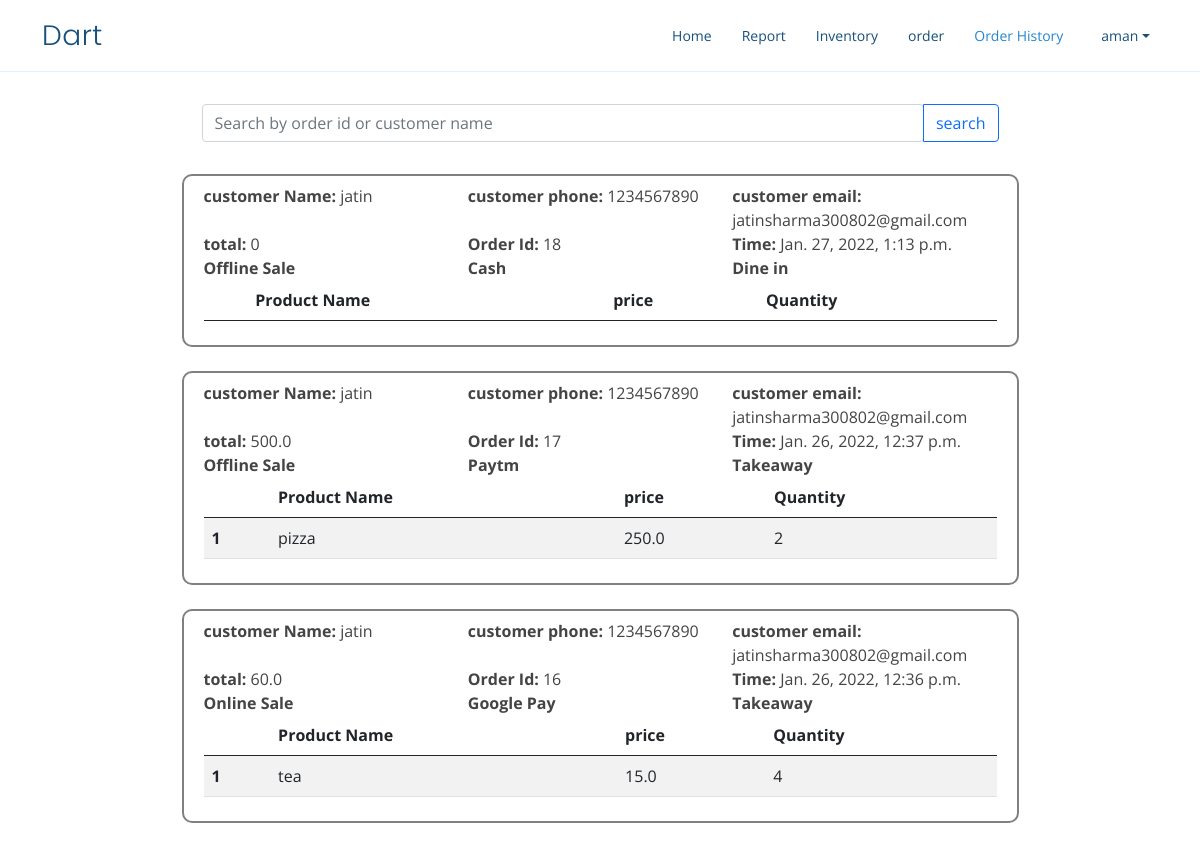
The page /order-history (signed in, upper part) on the database as committed earlier.
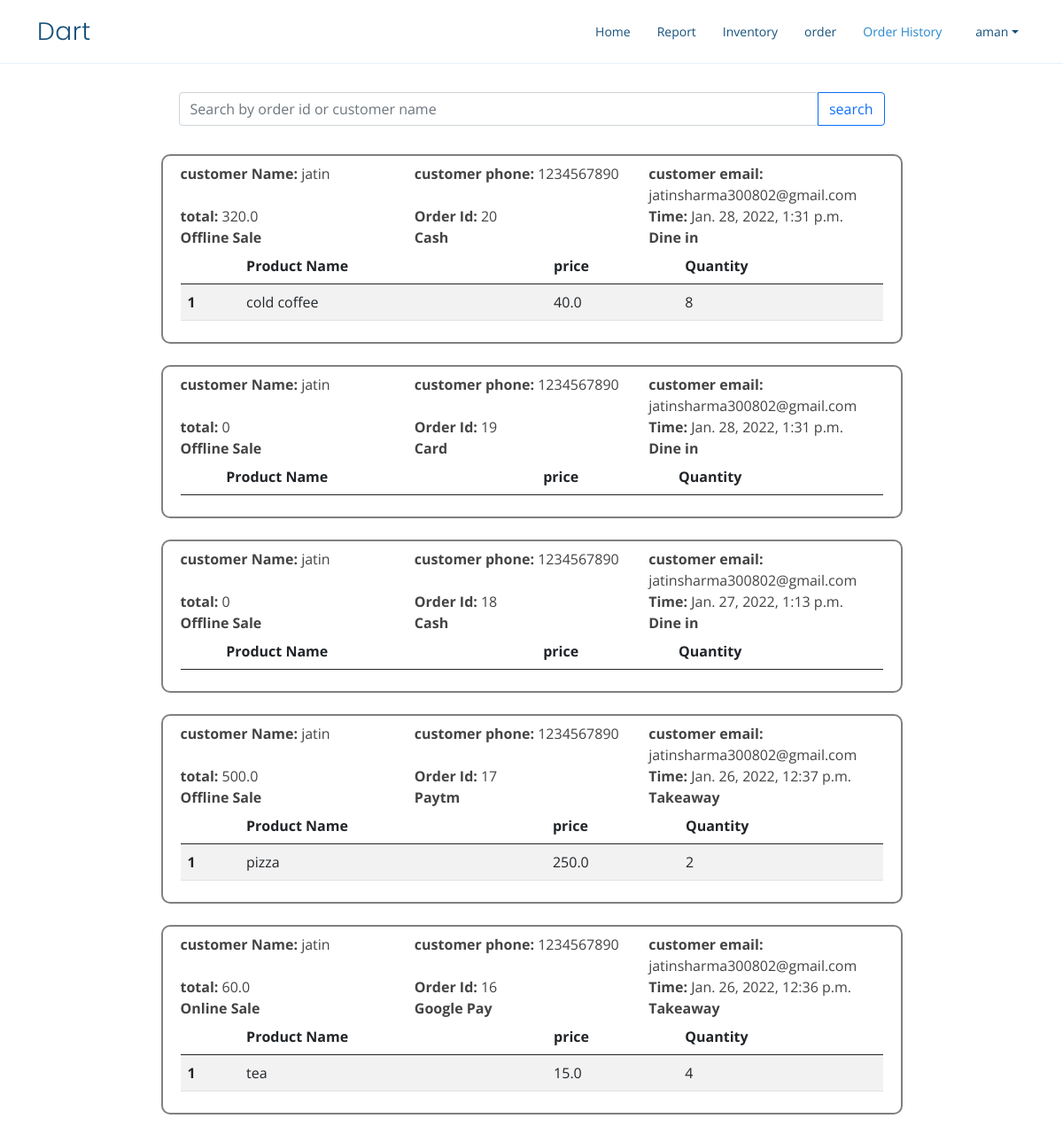
The same page on the database as committed later.
### home/models.py (models this page shows, shortened)
class Order(models.Model):
    user=models.ForeignKey(User,on_delete=models.CASCADE,related_name='order')
    customer = models.ForeignKey(Customer,on_delete=models.SET_NULL,null=True)
    date_created = models.DateTimeField(auto_now_add=True, null=True)
    saleChoices=(
        ('Online Sale','Online Sale'),
        ('Offline Sale','Offline Sale')
    )
    saleType=models.CharField(choices=saleChoices,default='Offline Sale',max_length=15)
    orderStateChoices=(
        ('Dine in','Dine in'),
        ('Takeaway','Takeaway')
    )
    orderState=models.CharField(choices=orderStateChoices,default='Dine in',max_length=15)
    paymentChoices=(
        ('Cash','Cash'),
        ('Amazon Pay','Amazon Pay'),
        ('Google Pay','Google Pay'),
        ('Paytm','Paytm'),
        ('Card','Card')
    )
    payment_method=models.CharField(choices=paymentChoices,default='Cash',max_length=15)
    objects=OrderManager()
    def total(self):
        totalAmount=0
        for orderProduct in self.orderProducts.all():
            totalAmount+=orderProduct.TotalCostProduct()
        return totalAmount

class Customer(models.Model):
    user=models.ForeignKey(User,on_delete=models.CASCADE)
    name = models.CharField(max_length=200, null=True)
    phone = models.CharField(max_length=200, null=True)
    email = models.CharField(max_length=200, null=True,blank=True)
    date_created = models.DateTimeField(auto_now_add=True, null=True)

class OrderProduct(models.Model):
    order=models.ForeignKey(Order,on_delete=models.CASCADE,related_name='orderProducts')
    product=models.ForeignKey(Product,on_delete=models.SET_NULL,null=True,related_name='orderProducts')
    quantity = models.IntegerField(default=1)
    def TotalCostProduct(self):
        return self.product.price*self.quantity

class Product(models.Model):
    name = models.CharField(max_length=200, null=True)
    price = models.FloatField(null=True)
    description = models.CharField(max_length=200, null=True,blank=True)
    unit = models.CharField(max_length=50,null=True,blank=True)
    qty=models.DecimalField( max_digits=10, decimal_places=2)
    date_created = models.DateTimeField(auto_now_add=True, null=True)
    user=models.ForeignKey(User,on_delete=models.CASCADE,related_name='product')
    category=models.ForeignKey(ProductCategory,null=True,blank=True,on_delete=models.CASCADE)

### home/views.py (the view)
# urls.py: path('order-history', views.orderHistory,name='order-history'),
@login_required
def orderHistory(request,id=None):
    if id is None:
        orders=Order.objects.filter(user=request.user).order_by('-date_created')
    else:
        if id.isdigit():
            orders=Order.objects.filter(id=id)
        else:
            orders=Order.objects.filter(customer__name__icontains=id)
    param={'orders':orders}
    return render(request,'order-history.html',param)

### templates/order-history.html (shortened to what this page needs)
{% extends 'base.html' %}
{% block historyActive %}active{% endblock historyActive %}
{% block body %}
<div class="container">
  <div class="row w-75 my-4 px-2 py-2 orderDetails" style="border: none;">
    <div class="input-group">
      <input type="search" id="searchInput" class="form-control rounded" placeholder="Search by order id or customer name" aria-label="Search" aria-describedby="search-addon"/>
      <button type="button" id="searchBtn" onclick=changeUrl() class="btn btn-outline-primary">search</button>
    </div>
  </div>
    {% for order in orders %}
    <div class="row w-75 orderDetails my-4 px-2 py-2">
        <div class="row">
        <div class="col-sm"><b>customer Name: </b><span>{{order.customer.name}}</span></div>
        <div class="col-sm"><b>customer phone: </b><span>{{order.customer.phone}}</span></div>
        <div class="col-sm" id="email"><b>customer email: </b><span>{{order.customer.email}}</span></div>
        </div>
        <div class="row">
            <div class="col-sm-4">
              <b>total: </b><span>{{order.total}}</span>
            </div>
            <div class="col-sm-4">
              <b>Order Id: </b><span>{{order.id}}</span>
            </div>
            <div class="col-sm">
              <b>Time: </b><span>{{order.date_created}}</span>
            </div>
        </div>
        <div class="row">
          <div class="col-sm-4"><b>{{order.saleType}}</b></div>
          <div class="col-sm-4"><b>{{order.payment_method}}</b></div>
          <div class="col-sm-4"><b>{{order.orderState}}</b></div>
        </div>
        <div class="row mx-0">
            <table class="table table-striped table-hover">
                <thead>
                  <tr>
                    <th scope="col"></th>
                    <th scope="col">Product Name</th>
                    <th scope="col">price</th>
                    <th scope="col">Quantity</th>
                  </tr>
                </thead>
                <tbody>
                    {% for orderProduct in order.orderProducts.all %}
                  <tr>
                    <th scope="row">{{forloop.counter}}</th>
                    <td>{{orderProduct.product.name}}</td>
                    <td>{{orderProduct.product.price}}</td>
                    <td>{{orderProduct.quantity}}</td>
                  </tr>
                  {% endfor %}
                </tbody>
              </table>
        </div>
    </div>
    {% endfor %}
</div>
{% endblock body %}

Rows that differ between the two databases and show on the page:
added Order: customer.name "jatin", customer.phone "1234567890", customer.email "jatinsharma300802@gmail.com", total "320.0", id "20", date_created "Jan. 28, 2022, 1:31 p.m.", saleType "Offline Sale", payment_method "Cash", orderState "Dine in"
added OrderProduct: product.name "cold coffee", product.price "40.0", quantity "8", shown under "jatin"
added Order: customer.name "jatin", customer.phone "1234567890", customer.email "jatinsharma300802@gmail.com", total "0", id "19", date_created "Jan. 28, 2022, 1:31 p.m.", saleType "Offline Sale", payment_method "Card", orderState "Dine in"
